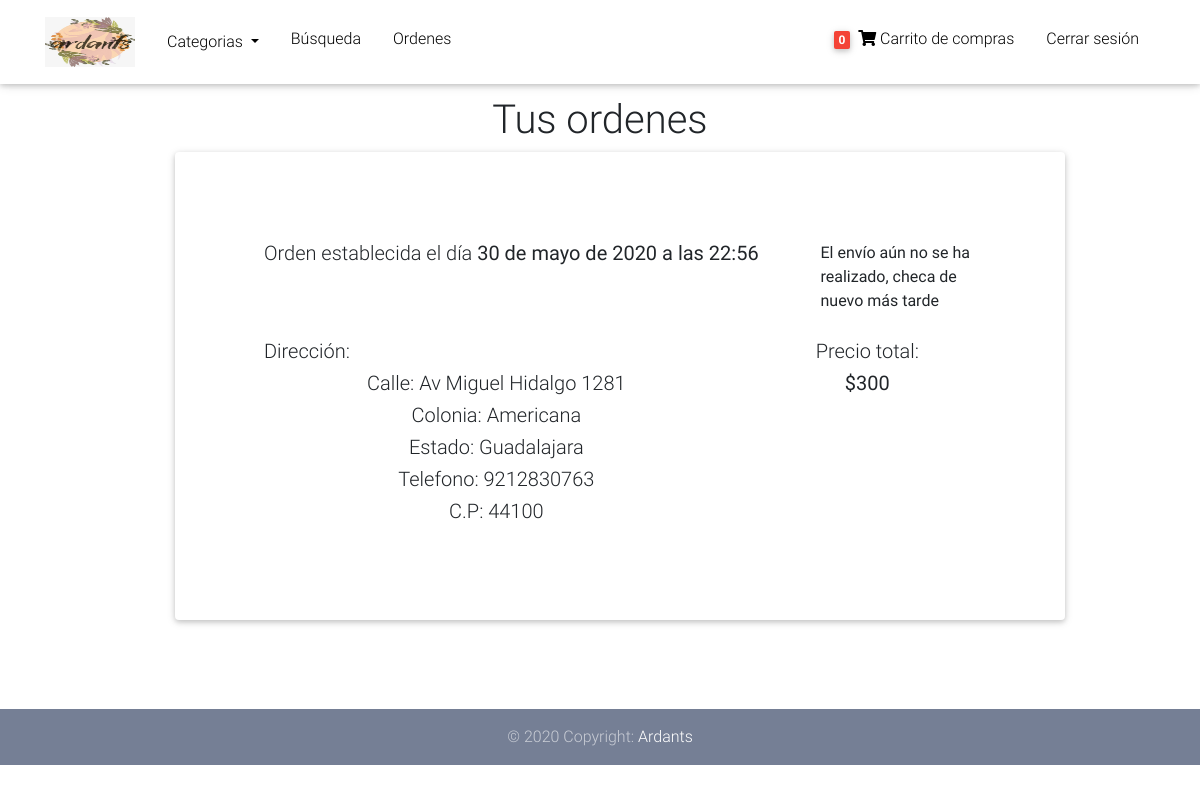
Page /myorders/ (signed in) on the earlier database version.
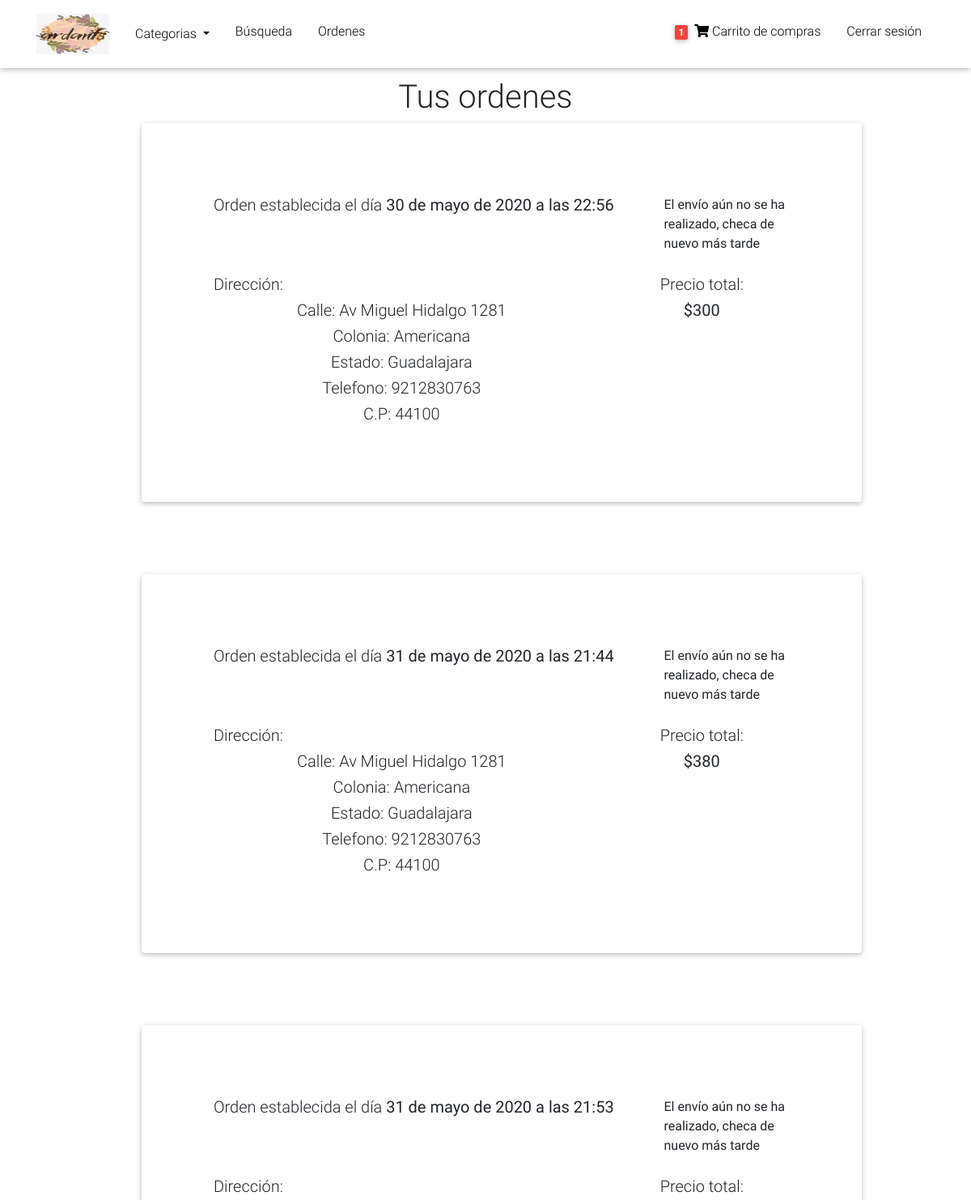
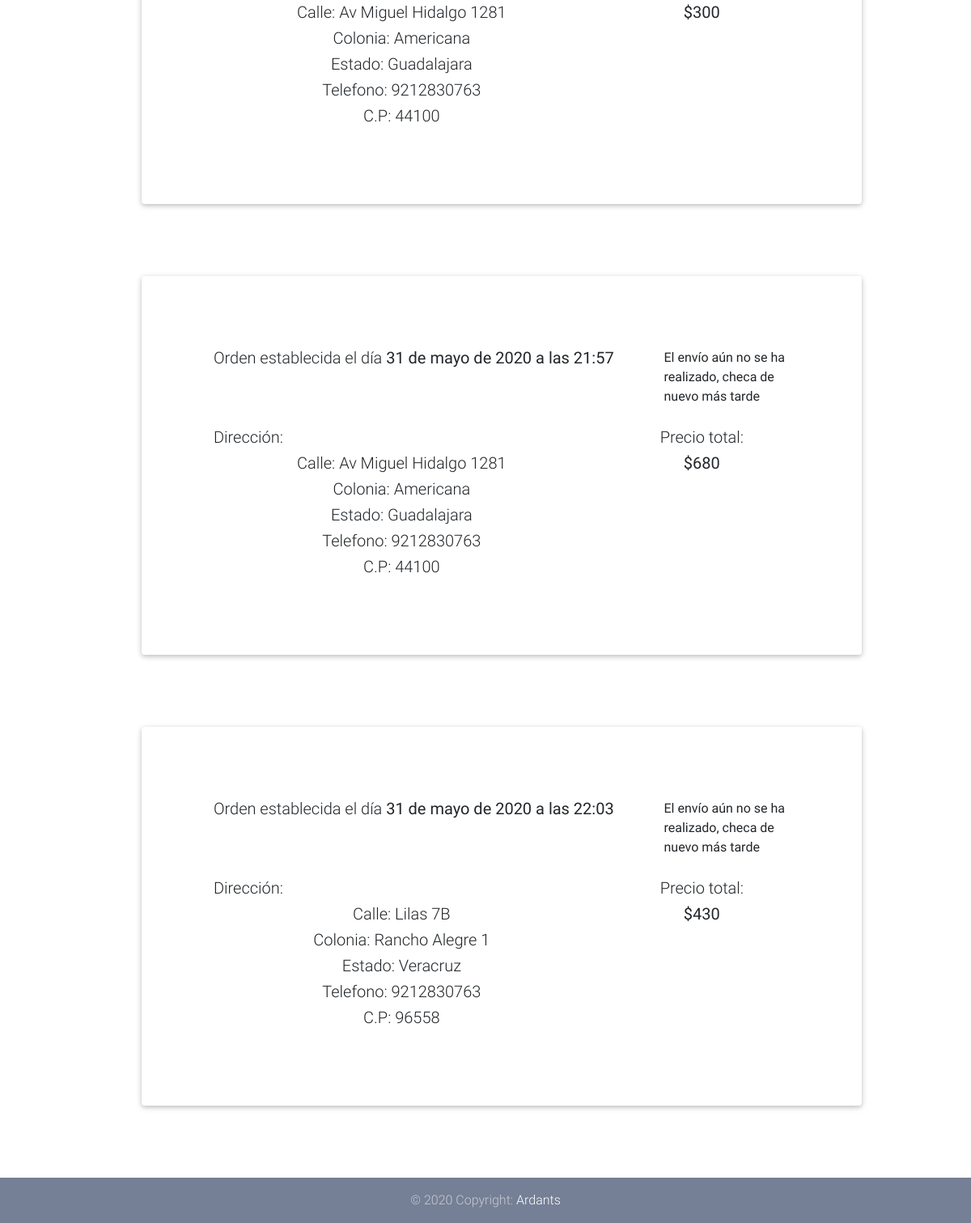
Same page on the later database version (2 pictures, top to bottom).
### core/models.py (models this page shows, shortened)
class Order(models.Model):
    user = models.ForeignKey(settings.AUTH_USER_MODEL, on_delete= models.CASCADE, verbose_name = "Usuario")
    sent = models.BooleanField(default=False, verbose_name = "¿Ha sido enviado?")
    ref_code = models.CharField(max_length=30 , verbose_name = "Número de rastreo")
    ordered = models.BooleanField(default=False , verbose_name = "¿Ordenado?")
    items = models.ManyToManyField(OrderItem , verbose_name = "Productos")
    start_date = models.DateTimeField(auto_now= True)
    ordered_date = models.DateTimeField(verbose_name = "Fecha de orden")
    shipping_address = models.ForeignKey('Address', related_name="shipping_address" ,on_delete=models.CASCADE, blank = True, null = True, verbose_name = "Dirección")
    payment = models.ForeignKey('Payment', on_delete=models.CASCADE, blank = True, null = True, verbose_name = "Pago")
    sent_price = models.IntegerField(blank = True, null = True, verbose_name = "Precio de envío")
    class Meta:
        verbose_name = "Orden"
        verbose_name_plural = "Ordenes"
    def get_total(self):
        total = 0
        for order_item in self.items.all():
            total += order_item.get_final_price()
        return total

class Address(models.Model):
    user = models.ForeignKey(settings.AUTH_USER_MODEL, on_delete=models.CASCADE, verbose_name = "Cliente")
    street_address = models.CharField(max_length = 100, verbose_name = "Calle")
    suburb = models.CharField(max_length = 100 , verbose_name ="Colonia")
    phone_number = models.CharField(max_length = 10, verbose_name = "Telefono")
    state = models.CharField( max_length = 30, verbose_name = "estado")
    zip = models.CharField(max_length = 6, verbose_name = "Codigo Postal")
    default = models.BooleanField(default = False)
    point = models.CharField(max_length = 200, verbose_name = "Punto medio")
    class Meta:
        verbose_name = "Dirección"
        verbose_name_plural = "Direcciones"
    class Meta:
        verbose_name_plural = "Direcciones"

class OrderItem(models.Model):
    item = models.ForeignKey(Item, on_delete= models.CASCADE , verbose_name = "Producto")
    quantity = models.IntegerField(default= 1 , verbose_name = "Cantidad")
    user = models.ForeignKey(settings.AUTH_USER_MODEL, on_delete= models.CASCADE, blank = True, null = True, verbose_name = "Usuario")
    ordered = models.BooleanField(default=False, verbose_name="¿Ordenado?")
    class Meta:
        verbose_name = "Producto de orden"
        verbose_name_plural = "Productos de orden"
    def get_total_item_price(self):
        return self.quantity * self.item.price
    def get_final_price(self):
        if self.item.discount_price:
            return self.get_total_discount_item_price()
        return self.get_total_item_price()

class Item(models.Model):
    title = models.CharField(max_length = 100, verbose_name = "Nombre del articulo")
    price = models.FloatField(verbose_name = "Precio")
    discount_price = models.FloatField(blank=True, null=True, verbose_name = "Precio de descuento")
    category = models.ForeignKey(Category, on_delete= models.CASCADE, blank = True, null = True)
    label = models.CharField(choices=LABEL_CHOICES, max_length = 2, verbose_name = "Nuevo o en oferta?")
    slug = models.SlugField(verbose_name = "Link")
    description = models.TextField(verbose_name = "Descripcion")
    image = models.ImageField()
    image2 = models.ImageField(blank = True, null = True)
    image3 = models.ImageField(blank = True, null = True)
    stock = models.IntegerField(default = 1, verbose_name = "Stock")
    class Meta:
        verbose_name = "Producto"
        verbose_name_plural = "Productos"

### core/views.py (the view)
# urls.py: path('myorders/', MyOrders.as_view(), name="my-orders"),
class MyOrders(LoginRequiredMixin, ListView):
    model = Order
    template_name = "my-orders.html"
    def get_queryset(self):
          return Order.objects.filter(user = self.request.user, ordered = True)

### core/templatetags/cart_template_cart.py (called while the page is built)
@register.filter
def cart_item_count(user):
    if user.is_authenticated:
        qs = Order.objects.filter(user = user, ordered = False)
        if qs.exists():
            return qs[0].items.count()
    return 0

### templates/my-orders.html
{% extends 'base.html' %}
{% block content %}
  <div style="width: 100vw; display: flex; justify-content: center; align-content: center;">
    <div class="row" style="width: 80%;">
      <div class="col-md-12">
          <h1 style="text-align: center;">Tus ordenes</h1>
          <ul style="list-style: none;">
              {% for order in object_list %}
              <li>
                <div class="card" style="padding:10%; margin-bottom: 10%;">
                    <div class="row" style="margin-bottom: 10px;">
                      <div class="col-md-9">
                        <h5 class="card-title">Orden establecida el día <strong>{{order.ordered_date}}</strong></h5>
                      </div>
                      <div class="col-md-3">
                        {% if order.sent %}
                          <p>Producto enviado</p>
                          <p>{{order.ref_code}}</p>
                        {% else %}
                          <p>El envío aún no se ha realizado, checa de nuevo más tarde</p>
                        {% endif %}
                      </div>
                    </div>
                    <div class="row">
                      <div class="col-md-8">
                        <h5>Dirección:</h5>
                        <div style="text-align: center;">
                          <h5>Calle: {{order.shipping_address.street_address}}</h5>
                          <h5>Colonia: {{order.shipping_address.suburb}}</h5>
                          <h5>Estado: {{order.shipping_address.state}}</h5>
                          <h5>Telefono: {{order.shipping_address.phone_number}}</h5>
                          <h5>C.P: {{order.shipping_address.zip}}</h5>
                        </div>
                      </div>
                      <div class="col-md-4">
                        <h5 style="text-align: center;">Precio total:</h5>
                        <h5 style="text-align: center;"> <strong>${{order.get_total|add:order.sent_price}}</strong></h5>
                      </div>
                    </div>
                </div>
              </li>
              {% endfor %}
          </ul>
      </div>
  </div>
{% endblock %}

### templates/base.html (shortened to what this page needs)
{% load static %}
{% load cart_template_cart %}
<!DOCTYPE html>
<html lang="en">
<head>
    <link rel="stylesheet" href="https://use.fontawesome.com/releases/v5.11.2/css/all.css">
    <link href=" {% static 'css/bootstrap.min.css' %}" rel="stylesheet">
    <link href=" {% static 'css/mdb.min.css' %}" rel="stylesheet">
    <link href=" {% static 'css/style.min.css' %}" rel="stylesheet">
    <link href="{% static 'css/style.css' %}" rel="stylesheet" />
</head>
<body>
  <nav class="navbar fixed-top navbar-expand-lg navbar-light white scrolling-navbar">
    <div class="container">
      <a class="navbar-brand" href="/">
        <img src="{% static 'img/logo.jpeg' %}" width="90" height="50" alt="">
      </a>
      <div class="collapse navbar-collapse" id="navbarSupportedContent">
        <ul class="left">
          <li class="nav-item dropdown">
            <a class="nav-link dropdown-toggle" href="#" id="navbarDropdown" role="button" data-toggle="dropdown" aria-haspopup="true" aria-expanded="false">
              Categorias
            </a>
          </li>
          <li>
            <a class="nav-link waves-effect active" href="/search">Búsqueda</a>
          </li>
          {% if request.user.is_authenticated %}
          <li>
            <a class="nav-link waves-effect active" href="/myorders">Ordenes</a>
          </li>
          {% endif %}
        </ul>
        <ul class="right">
          {% if request.user.is_authenticated %}
            <li>
              <a class="nav-link waves-effect" href="{% url 'core:order-summary' %}">
                <span class="badge red z-depth-1 mr-1"> {{request.user|cart_item_count}} </span>
                <i class="fas fa-shopping-cart"></i>
                <span> Carrito de compras </span>
              </a>
            </li>
            <li>
              <a class="nav-link waves-effect" href="{% url 'account_logout' %}">
                <span> Cerrar sesión </span>
              </a>
            </li>
          {% endif %}
        </ul>
      </div>
    </div>
  </nav>
  <div class="mt-5 pt-5">
    </div>
    <div id="content">
        {% block content %}{% endblock %}
    </div>
  <footer class="page-footer text-center wow fadeIn">
    <div class="footer-copyright py-3">
      © 2020 Copyright:
      <a href="https://www.ardants.com" target="_blank">Ardants</a>
    </div>
  </footer>
</body>
</html>

### static_in_env/css/style.css (style rules this page uses)
html, body, .view { height: 100%; }
.left { display: flex; list-style: none; justify-content: center; align-content: center; align-items: center; padding: 0; margin: 0; width: 50%; justify-content: flex-start; }
.left li a { color: black !important; }
.right { display: flex; list-style: none; justify-content: center; align-content: center; align-items: center; padding: 0; margin: 0; width: 50%; justify-content: flex-end; }
.right li a { color: black !important; }
.page-footer { background-color: #929FBA; }

### templates/base.html (style rules this page uses)
html, body, header, .carousel { height: 60vh; }

Differences in the rows shown:
now on this page (row edited): Order: ordered_date "31 de mayo de 2020 a las 21:44", shows "El envío aún no se ha realizado, checa de nuevo más tarde", shipping_address.street_address "Av Miguel Hidalgo 1281", shipping_address.suburb "Americana", shipping_address.state "Guadalajara", shipping_address.phone_number "9212830763", shipping_address.zip "44100", get_total|add "380"
added Order: ordered_date "31 de mayo de 2020 a las 21:53", shows "El envío aún no se ha realizado, checa de nuevo más tarde", shipping_address.street_address "Av Miguel Hidalgo 1281", shipping_address.suburb "Americana", shipping_address.state "Guadalajara", shipping_address.phone_number "9212830763", shipping_address.zip "44100", get_total|add "300"
added Order: ordered_date "31 de mayo de 2020 a las 21:57", shows "El envío aún no se ha realizado, checa de nuevo más tarde", shipping_address.street_address "Av Miguel Hidalgo 1281", shipping_address.suburb "Americana", shipping_address.state "Guadalajara", shipping_address.phone_number "9212830763", shipping_address.zip "44100", get_total|add "680"
added Order: ordered_date "31 de mayo de 2020 a las 22:03", shows "El envío aún no se ha realizado, checa de nuevo más tarde", shipping_address.street_address "Lilas 7B", shipping_address.suburb "Rancho Alegre 1", shipping_address.state "Veracruz", shipping_address.phone_number "9212830763", shipping_address.zip "96558", get_total|add "430"
Other differences:
{{ request.user|cart_item_count }}: "0" → "1"
